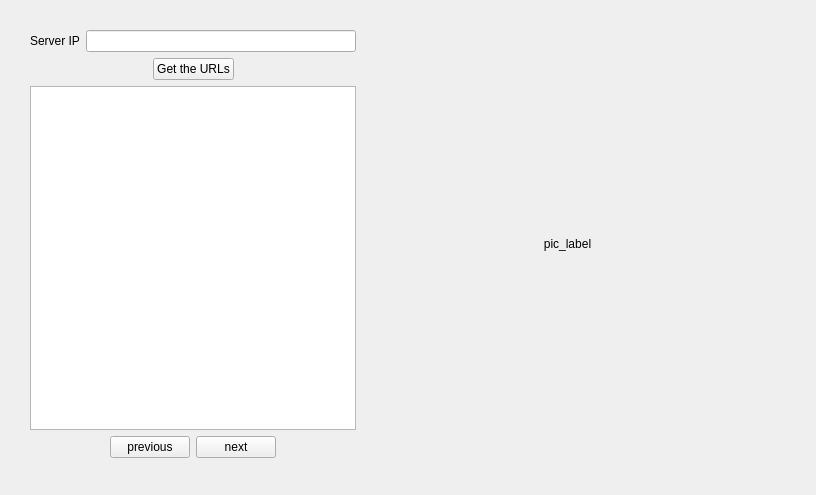
<?xml version="1.0" encoding="UTF-8"?>
<ui version="4.0">
 <class>Widget</class>
 <widget class="QWidget" name="Widget">
  <property name="geometry">
   <rect>
    <x>0</x>
    <y>0</y>
    <width>816</width>
    <height>495</height>
   </rect>
  </property>
  <property name="windowTitle">
   <string>Widget</string>
  </property>
  <widget class="QWidget" name="">
   <property name="geometry">
    <rect>
     <x>30</x>
     <y>30</y>
     <width>743</width>
     <height>428</height>
    </rect>
   </property>
   <layout class="QHBoxLayout" name="horizontalLayout_4">
    <item>
     <layout class="QVBoxLayout" name="verticalLayout">
      <item>
       <layout class="QHBoxLayout" name="horizontalLayout">
        <item>
         <widget class="QLabel" name="label">
          <property name="text">
           <string>Server IP</string>
          </property>
         </widget>
        </item>
        <item>
         <widget class="QLineEdit" name="server_ip_line"/>
        </item>
       </layout>
      </item>
      <item>
       <layout class="QHBoxLayout" name="horizontalLayout_2">
        <item>
         <spacer name="horizontalSpacer_2">
          <property name="orientation">
           <enum>Qt::Horizontal</enum>
          </property>
          <property name="sizeHint" stdset="0">
           <size>
            <width>40</width>
            <height>20</height>
           </size>
          </property>
         </spacer>
        </item>
        <item>
         <widget class="QPushButton" name="pushButton_getURLs">
          <property name="text">
           <string>Get the URLs</string>
          </property>
         </widget>
        </item>
        <item>
         <spacer name="horizontalSpacer">
          <property name="orientation">
           <enum>Qt::Horizontal</enum>
          </property>
          <property name="sizeHint" stdset="0">
           <size>
            <width>40</width>
            <height>20</height>
           </size>
          </property>
         </spacer>
        </item>
       </layout>
      </item>
      <item>
       <widget class="QTableWidget" name="table">
        <property name="minimumSize">
         <size>
          <width>321</width>
          <height>311</height>
         </size>
        </property>
       </widget>
      </item>
      <item>
       <layout class="QHBoxLayout" name="horizontalLayout_3">
        <item>
         <spacer name="horizontalSpacer_4">
          <property name="orientation">
           <enum>Qt::Horizontal</enum>
          </property>
          <property name="sizeHint" stdset="0">
           <size>
            <width>40</width>
            <height>20</height>
           </size>
          </property>
         </spacer>
        </item>
        <item>
         <widget class="QPushButton" name="previous_Button">
          <property name="text">
           <string>previous</string>
          </property>
         </widget>
        </item>
        <item>
         <widget class="QPushButton" name="next_Button">
          <property name="text">
           <string>next</string>
          </property>
         </widget>
        </item>
        <item>
         <spacer name="horizontalSpacer_3">
          <property name="orientation">
           <enum>Qt::Horizontal</enum>
          </property>
          <property name="sizeHint" stdset="0">
           <size>
            <width>40</width>
            <height>20</height>
           </size>
          </property>
         </spacer>
        </item>
       </layout>
      </item>
     </layout>
    </item>
    <item>
     <widget class="QLabel" name="pic_label">
      <property name="minimumSize">
       <size>
        <width>411</width>
        <height>311</height>
       </size>
      </property>
      <property name="text">
       <string>pic_label</string>
      </property>
      <property name="alignment">
       <set>Qt::AlignCenter</set>
      </property>
     </widget>
    </item>
   </layout>
  </widget>
 </widget>
 <resources/>
 <connections/>
</ui>
